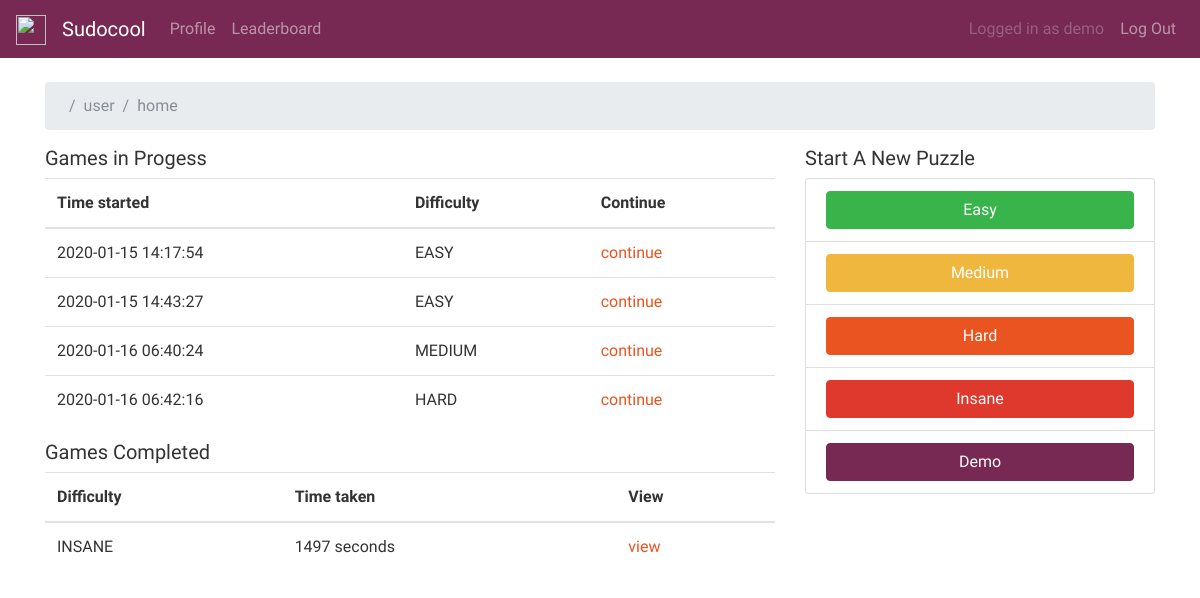
/user/home (signed in), run on an earlier commit of the app's database.
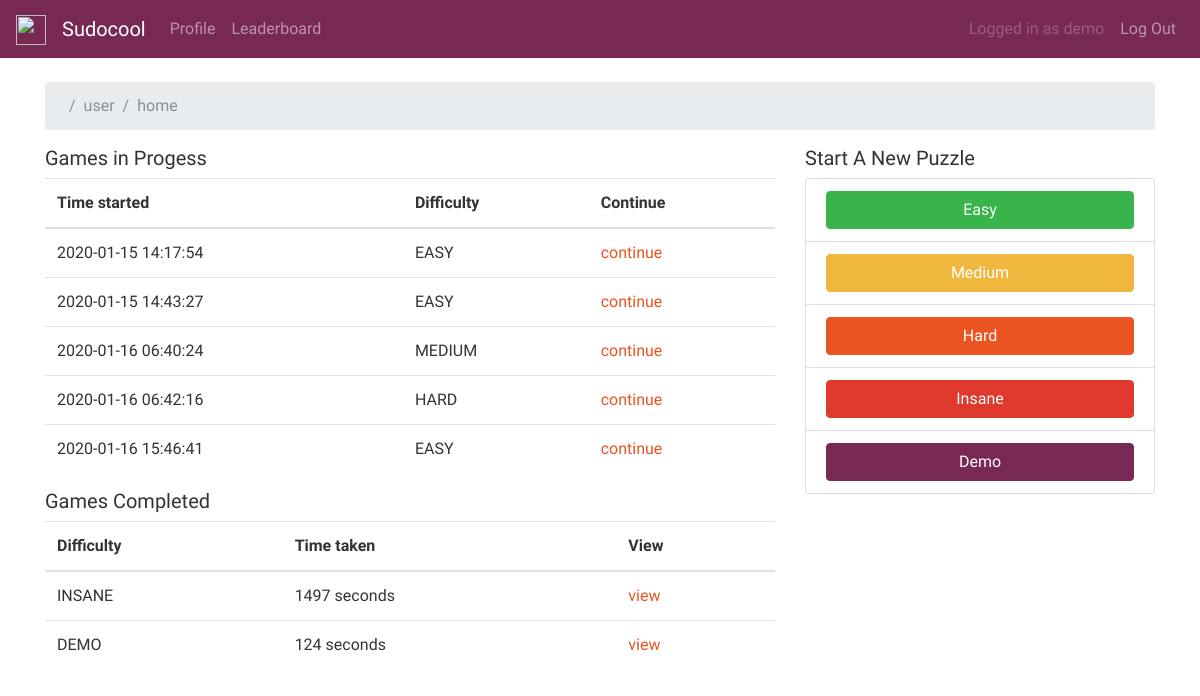
And on a later commit of the database.
### app/models.py (models this page shows, shortened)
class User(db.Model, UserMixin):
    id = db.Column(db.Integer, primary_key=True)
    username = db.Column(db.String(80), unique=True, nullable=False)
    email = db.Column(db.String(80), nullable=False)
    password = db.Column(db.String(80), nullable=False)
    boards = db.relationship('SudokuSaveState', back_populates='user')

class Sudoku(db.Model):
    id = db.Column(db.Integer, primary_key=True)
    unsolved_str = db.Column(db.String(81), nullable=True)
    solved_str = db.Column(db.String(81), nullable=True)
    uuid = db.Column(db.String(100), nullable=False)
    difficulty = db.Column(db.String(180), nullable=True)
    save_states = db.relationship('SudokuSaveState', back_populates='board')

### app/user/routes.py (the view)
@user.route('/home')
@login_required
def home():
    in_progress = []
    completed = []
    for i in current_user.boards:
        if i.time_end is None:
            in_progress.append((datetime.fromtimestamp(i.time_start), i.board.difficulty, i.board.uuid))
        else:
            completed.append((i.board.difficulty, i.time_end - i.time_start, i.board.uuid))
    return render_template('user/home.html', in_progress=in_progress, completed=completed)

### app/__init__.py (called while the page is built)
@login_manager.user_loader
def load_user(user_id):
    return User.query.get(user_id)

### app/templates/user/home.html
{% extends "base.html" %}
{% block content %}
<div class="row">
    <div class="col-8">
        <h5> Games in Progess </h5>
        {% if in_progress|length != 0 %}
        <table class="table">
            <thead>
                <tr>
                    <th scope="col">Time started</th>
                    <th scope="col">Difficulty</th>
                    <th scope="col">Continue</th>
                </tr>
            </thead>
            <tbody>
                {% for i in in_progress %}
                <tr>
                    <td>{{ i[0] }}</td>
                    <td>{{ i[1] }}</td>
                    <td><a href="{{ url_for('user.view_puzzle', uuid=i[2]) }}">continue</a></td>
                </tr>
                {% endfor %}
            </tbody>
        </table>
        {% else %}
        <p class="text-center"><small><i>You don't have any boards in progress!</i></small></p>
        {% endif %}
        <h5> Games Completed </h5>
        {% if completed|length != 0 %}
        <table class="table">
            <thead>
                <tr>
                    <th scope="col">Difficulty</th>
                    <th scope="col">Time taken</th>
                    <th scope="col">View</th>
                </tr>
            </thead>
            <tbody>
                {% for i in completed %}
                <tr>
                    <td>{{ i[0] }}</td>
                    <td>{{ i[1] }} seconds</td>
                    <td><a href="{{ url_for('user.view_puzzle', uuid=i[2]) }}">view</a></td>
                </tr>
                {% endfor %}
            </tbody>
        </table>
        {% else %}
        <p class="text-center"><small><i>You don't have any completed boards!</i></small></p>
        {% endif %}
    </div>
    <div class="col-4">
        <h5>Start A New Puzzle</h5>
        <div class="list-group">
            <div class="list-group-item">
                <a role="button" class="btn btn-success w-100" href="{{ url_for('user.new_puzzle', diff='easy')}}" )">Easy</a>
            </div>
            <div class="list-group-item">
                <a role="button" class="btn btn-warning w-100" href="{{ url_for('user.new_puzzle', diff='medium')}}" )">Medium</a>
            </div>
            <div class="list-group-item">
                <a role="button" class="btn btn-primary w-100" href="{{ url_for('user.new_puzzle', diff='hard')}}" )">Hard</a>
            </div>
            <div class="list-group-item">
                <a role="button" class="btn btn-danger w-100" href="{{ url_for('user.new_puzzle', diff='insane')}}" )">Insane</a>
            </div>
            <div class="list-group-item">
                <a role="button" class="btn btn-dark w-100" href="{{ url_for('user.new_puzzle', diff='demo')}}" )">Demo</a>
            </div>
        </div>
        <br>
        <br>
    </div>
</div>
{% endblock content %}

### app/templates/base.html (shortened to what this page needs)
{% from "macros/render_flashes.html" import render_flashes %}
<!DOCTYPE html>
<html lang="en">
<head>
    <link rel="stylesheet" href="https://bootswatch.com/4/united/bootstrap.css">
    <link rel="stylesheet" href="https://cdn.jsdelivr.net/npm/bootstrap-select@1.13.9/dist/css/bootstrap-select.min.css">
    <link rel="stylesheet" href="{{url_for('static', filename='css/sudoku.css')}}">
</head>
<body>
    <nav class="navbar navbar-expand-lg navbar-dark bg-dark">
        <a class="navbar-brand" href="#">
            <img src="https://is4-ssl.mzstatic.com/image/thumb/Purple123/v4/4f/10/af/4f10afa2-7421-3fdd-e625-dbea1789b4f2/source/512x512bb.jpg" width="30" height="30" alt="">
        </a>
        <a class="navbar-brand" href="#">Sudocool</a>
        <div class="collapse navbar-collapse" id="navbarSupportedContent">
            <ul class="navbar-nav mr-auto">
                {% if current_user.is_authenticated %}
                <li class="nav-item">
                    <a class="nav-link" href="{{ url_for('user.home') }}">Profile</a>
                </li>
                <li class ="nav-item">
                    <a class="nav-link" href="{{ url_for('user.leaderboard') }}">Leaderboard</a>
                </li>
                {% endif %}
            </ul>
            <ul class="navbar-nav navbar-right">
                {% if current_user.is_authenticated %}
                <li class="nav-item">
                    <a class="nav-link disabled"> Logged in as {{ current_user.username }} </a>
                </li>
                <li class="nav-item">
                    <a class="nav-link" href="{{ url_for('auth.logout') }}">Log Out</a>
                </li>
                {% endif %}
            </ul>
        </div>
    </nav>
    <div class="container">
        {{ render_flashes() }}
        <nav aria-label="breadcrumb">
            <ol class="breadcrumb">
                {% for block in request.path.split('/') %}
                <li class="breadcrumb-item active" aria-current="page">{{ block }}</li>
                {% endfor %}
            </ol>
        </nav>
        {% block content %}
        {% endblock content %}
    </div>
</body>
</html>

### app/templates/macros/render_flashes.html (shortened to what this page needs)
{% macro render_flashes() %}
<br>
{% endmacro %}

What changed in the data, as far as the page shows it:
added Sudoku: i "2020-01-16 15:46:41", difficulty "EASY", shown under "Games in Progess"
added Sudoku: difficulty "DEMO", i "124", shown under "Games Completed"
